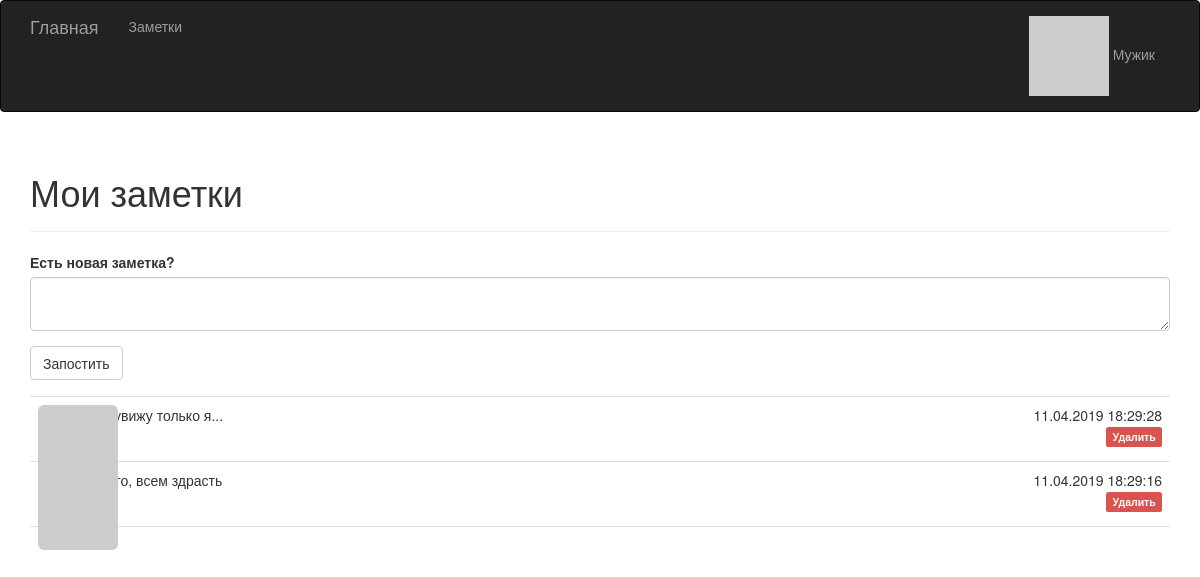
Screenshot of /posts (signed in) with the database file from the repository.
### main.py (models this page shows, shortened)
class User(UserMixin, db.Model):
    __tablename__ = 'users'
    id = db.Column(db.Integer, primary_key=True)
    username = db.Column(db.String(64), unique=True, index=True)
    password_hash = db.Column(db.String(128))
    posts = db.relationship('Post', backref='author', lazy='dynamic')
    @property
    def password(self):
        raise AttributeError('пароль прочесть нельзя.')
    def gravatar(self, size=100):
        url = 'https://robohash.org/'
        return url + self.username + '?size={}x{}'.format(size, size)

class Post(db.Model):
    __tablename__ = 'posts'
    id = db.Column(db.Integer, primary_key=True)
    body = db.Column(db.Text)
    timestamp = db.Column(db.DateTime, index=True, default=datetime.utcnow())
    author_id = db.Column(db.Integer, db.ForeignKey('users.id'))

### main.py (the view)
@app.route('/posts', methods=['GET', 'POST'])
@login_required
def posts():
    form = PostForm()
    if form.validate_on_submit():
        post = Post(body=form.body.data, author_id=current_user.get_id())
        db.session.add(post)
        db.session.commit()
        return redirect(url_for('posts'))
    user_posts = Post.query.filter_by(author_id=current_user.get_id()).order_by(Post.timestamp.desc()).all()
    return render_template('posts.html', form=form, posts=user_posts)

### main.py
class PostForm(FlaskForm):
    body = TextAreaField("Есть новая заметка?", validators=[DataRequired()])
    submit = SubmitField('Запостить')

### main.py (called while the page is built)
@app.context_processor
def inject_app_name():
    return dict(app_name="Заметки")

@login_manager.user_loader
def load_user(user_id):
    return User.query.get(int(user_id))

### templates/posts.html (shortened to what this page needs)
{% extends "base.html" %}
{% import "bootstrap/wtf.html" as wtf %}
{% block page_content %}
<div class="page-header">
    <h1>Мои заметки</h1>
</div>
{{ wtf.quick_form(form) }}
{% include "_posts.html" %}
{% endblock %}

### templates/base.html (shortened to what this page needs)
{% extends "bootstrap/base.html" %}
{% block head %}
{{ super() }}
<link rel="stylesheet" type="text/css" href="{{ url_for('static', filename='style.css') }}">
{% endblock %}
{% block navbar %}
<div class="navbar navbar-inverse" role="navigation">
   <div class="container">
      <div class="navbar-header">
         <a class="navbar-brand" href="/">Главная</a>
      </div>
      <div class="navbar-collapse collapse">
         <ul class="nav navbar-nav">
            <li><a href="{{ url_for('posts') }}">Заметки</a></li>
         </ul>
        <ul class="nav navbar-nav navbar-right">
            {% if current_user.is_authenticated %}
            <li class="dropdown">
                <a href="#" class="dropdown-toggle" data-toggle="dropdown">
                    <img src="{{ current_user.gravatar(size=18) }}" />
                    {{ current_user.username }}
                </a>
            </li>
            {% else %}
            <li><a href="{{ url_for('login') }}">Войти</a></li>
            {% endif %}
        </ul>
      </div>
   </div>
</div>
{% endblock %}
{% block content %}
<div class="container">
    {% block page_content %}{% endblock %}
</div>
{% endblock %}

### templates/_posts.html
<div>
    <ul class="posts">
       {% for post in posts %}
       <li class="post">
          <div class="profile-thumbnail">
            <img class="img-rounded profile-thumbnail" src="{{ post.author.gravatar(size=40) }}">
          </div>
          <div class="post-content">
              <div class="post-date">{{ post.timestamp.strftime('%d.%m.%Y %H:%M:%S') }}</div>
              <div class="post-body">{{ post.body }}</div>
              <div class="post-footer">
                  {% if current_user.is_authenticated
                      and request.url_rule.endpoint != 'index' %}
                    <a href="{{ url_for('delete_post', post_id=post.id) }}">
                        <span class="label label-danger">Удалить</span>
                    </a>
                {% endif %}
              </div>
          </div>
       </li>
       {% endfor %}
    </ul>
</div>

### static/style.css (style rules this page uses)
.profile-thumbnail { position: absolute; }
ul.posts { list-style-type: none; padding: 0px; margin: 16px 0px 0px 0px; border-top: 1px solid #e0e0e0; }
ul.posts li.post { padding: 8px; border-bottom: 1px solid #e0e0e0; }
div.post-date { float: right; }
div.post-content { margin-left: 48px; min-height: 48px; }
div.post-footer { text-align: right; }
div.post-footer a:hover, div.post-footer a:visited, div.post-footer a:link, div.post-footer a:active { text-decoration: none; }

### rows the page displays
User: username "Мужик"
Post: timestamp "11.04.2019 18:29:28", body "Это увижу только я..."
Post: timestamp "11.04.2019 18:29:16", body "Ну что, всем здрасть"
